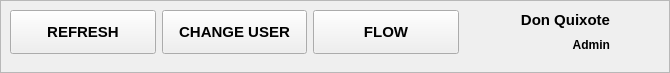
        <widget class="QFrame" name="frame">
         <property name="sizePolicy">
          <sizepolicy hsizetype="Preferred" vsizetype="Fixed">
           <horstretch>0</horstretch>
           <verstretch>0</verstretch>
          </sizepolicy>
         </property>
         <property name="minimumSize">
          <size>
           <width>0</width>
           <height>60</height>
          </size>
         </property>
         <property name="maximumSize">
          <size>
           <width>16777215</width>
           <height>16777215</height>
          </size>
         </property>
         <property name="styleSheet">
          <string notr="true">QFrame {background-color: rgb(220, 220, 220)};</string>
         </property>
         <property name="frameShape">
          <enum>QFrame::StyledPanel</enum>
         </property>
         <property name="frameShadow">
          <enum>QFrame::Raised</enum>
         </property>
         <widget class="QWidget" name="horizontalLayoutWidget">
          <property name="geometry">
           <rect>
            <x>0</x>
            <y>0</y>
            <width>661</width>
            <height>64</height>
           </rect>
          </property>
          <layout class="QHBoxLayout" name="horizontalLayout_5">
           <property name="sizeConstraint">
            <enum>QLayout::SetDefaultConstraint</enum>
           </property>
           <property name="leftMargin">
            <number>10</number>
           </property>
           <property name="topMargin">
            <number>10</number>
           </property>
           <property name="rightMargin">
            <number>10</number>
           </property>
           <property name="bottomMargin">
            <number>10</number>
           </property>
           <item>
            <widget class="QPushButton" name="pushButton">
             <property name="sizePolicy">
              <sizepolicy hsizetype="Minimum" vsizetype="Preferred">
               <horstretch>0</horstretch>
               <verstretch>0</verstretch>
              </sizepolicy>
             </property>
             <property name="maximumSize">
              <size>
               <width>150</width>
               <height>16777215</height>
              </size>
             </property>
             <property name="font">
              <font>
               <pointsize>11</pointsize>
               <bold>true</bold>
              </font>
             </property>
             <property name="text">
              <string>REFRESH</string>
             </property>
            </widget>
           </item>
           <item>
            <widget class="QPushButton" name="pushButton_2">
             <property name="sizePolicy">
              <sizepolicy hsizetype="Minimum" vsizetype="Preferred">
               <horstretch>0</horstretch>
               <verstretch>0</verstretch>
              </sizepolicy>
             </property>
             <property name="maximumSize">
              <size>
               <width>150</width>
               <height>16777215</height>
              </size>
             </property>
             <property name="font">
              <font>
               <pointsize>11</pointsize>
               <bold>true</bold>
              </font>
             </property>
             <property name="text">
              <string>CHANGE USER</string>
             </property>
            </widget>
           </item>
           <item>
            <widget class="QPushButton" name="buttonFlowSite">
             <property name="sizePolicy">
              <sizepolicy hsizetype="Minimum" vsizetype="Preferred">
               <horstretch>0</horstretch>
               <verstretch>0</verstretch>
              </sizepolicy>
             </property>
             <property name="maximumSize">
              <size>
               <width>150</width>
               <height>16777215</height>
              </size>
             </property>
             <property name="font">
              <font>
               <pointsize>11</pointsize>
               <bold>true</bold>
              </font>
             </property>
             <property name="text">
              <string>FLOW</string>
             </property>
            </widget>
           </item>
           <item>
            <layout class="QVBoxLayout" name="verticalLayout_14">
             <property name="topMargin">
              <number>0</number>
             </property>
             <property name="bottomMargin">
              <number>0</number>
             </property>
             <item>
              <widget class="QLabel" name="labelActiveUser">
               <property name="sizePolicy">
                <sizepolicy hsizetype="Preferred" vsizetype="Preferred">
                 <horstretch>0</horstretch>
                 <verstretch>0</verstretch>
                </sizepolicy>
               </property>
               <property name="font">
                <font>
                 <pointsize>11</pointsize>
                 <bold>true</bold>
                </font>
               </property>
               <property name="text">
                <string>Don Quixote</string>
               </property>
               <property name="alignment">
                <set>Qt::AlignRight|Qt::AlignTrailing|Qt::AlignVCenter</set>
               </property>
              </widget>
             </item>
             <item>
              <widget class="QLabel" name="labelActiveUserPermissions">
               <property name="sizePolicy">
                <sizepolicy hsizetype="Preferred" vsizetype="Preferred">
                 <horstretch>0</horstretch>
                 <verstretch>0</verstretch>
                </sizepolicy>
               </property>
               <property name="font">
                <font>
                 <pointsize>9</pointsize>
                 <bold>true</bold>
                </font>
               </property>
               <property name="text">
                <string>Admin</string>
               </property>
               <property name="alignment">
                <set>Qt::AlignRight|Qt::AlignTrailing|Qt::AlignVCenter</set>
               </property>
              </widget>
             </item>
            </layout>
           </item>
           <item>
            <widget class="QLabel" name="label">
             <property name="sizePolicy">
              <sizepolicy hsizetype="Expanding" vsizetype="Expanding">
               <horstretch>0</horstretch>
               <verstretch>0</verstretch>
              </sizepolicy>
             </property>
             <property name="maximumSize">
              <size>
               <width>35</width>
               <height>30</height>
              </size>
             </property>
             <property name="text">
              <string/>
             </property>
             <property name="pixmap">
              <pixmap>ui/images/artist_icon.png</pixmap>
             </property>
             <property name="scaledContents">
              <bool>true</bool>
             </property>
            </widget>
           </item>
          </layout>
         </widget>
        </widget>
